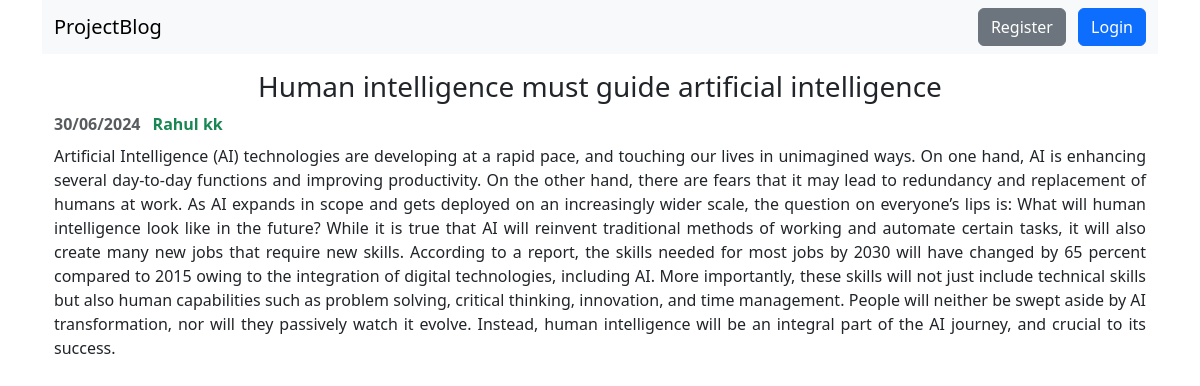
The app's page /blog/2/ with its own data.
### blog_app/models.py (models this page shows, shortened)
class BlogPost(models.Model):
    title = models.CharField(max_length=200)
    content = models.TextField()
    publication_date = models.DateTimeField(auto_now_add=True)
    author = models.ForeignKey(
        User,
        on_delete=models.CASCADE,
    )

### blog_app/views.py (the view)
# urls.py: path('blog/<int:blog_id>/', views.blog_details_view, name='blog_details'),
def blog_details_view(request, blog_id):
    blog = get_object_or_404(BlogPost, id=blog_id)
    context = {
        'blog': blog
    }
    return render(request, 'blog_details.html', context)

### templates/blog_details.html (shortened to what this page needs)
{% extends 'base.html' %}
{% block content %}
    <div class="container mt-3">
        <h3 class="text-center">{{ blog.title }}</h3>
        <span class="card-subtitle mb-2 text-body-secondary fw-bold me-2">{{ blog.publication_date|date:"d/m/Y" }}</span>
        <span class="card-subtitle mb-2 text-success fw-bold">{{ blog.author.first_name }} {{ blog.author.last_name }}</span>
        <p class="mt-2" style="text-align: justify;">{{ blog.content }}</p>
    </div>
{% endblock %}

### records on screen
BlogPost: title "Human intelligence must guide artificial intelligence", publication_date "30/06/2024", author.first_name "Rahul", author.last_name "kk", content "Artificial Intelligence (AI) technologies are developing at a rapid pace, and touching our lives in unimagined ways. On one hand, AI is enhancing several day-to-day functions and improving productivity. On the other hand, there are fears that it may lead to redundancy and replacement of humans at work. As AI expands in scope and gets deployed on an increasingly wider scale, the question on everyone’s lips is: What will human intelligence look like in the future? While it is true that AI will reinvent traditional methods of working and automate certain tasks, it will also create many new jobs that require new skills. According to a report, the skills needed for most jobs by 2030 will have…"
